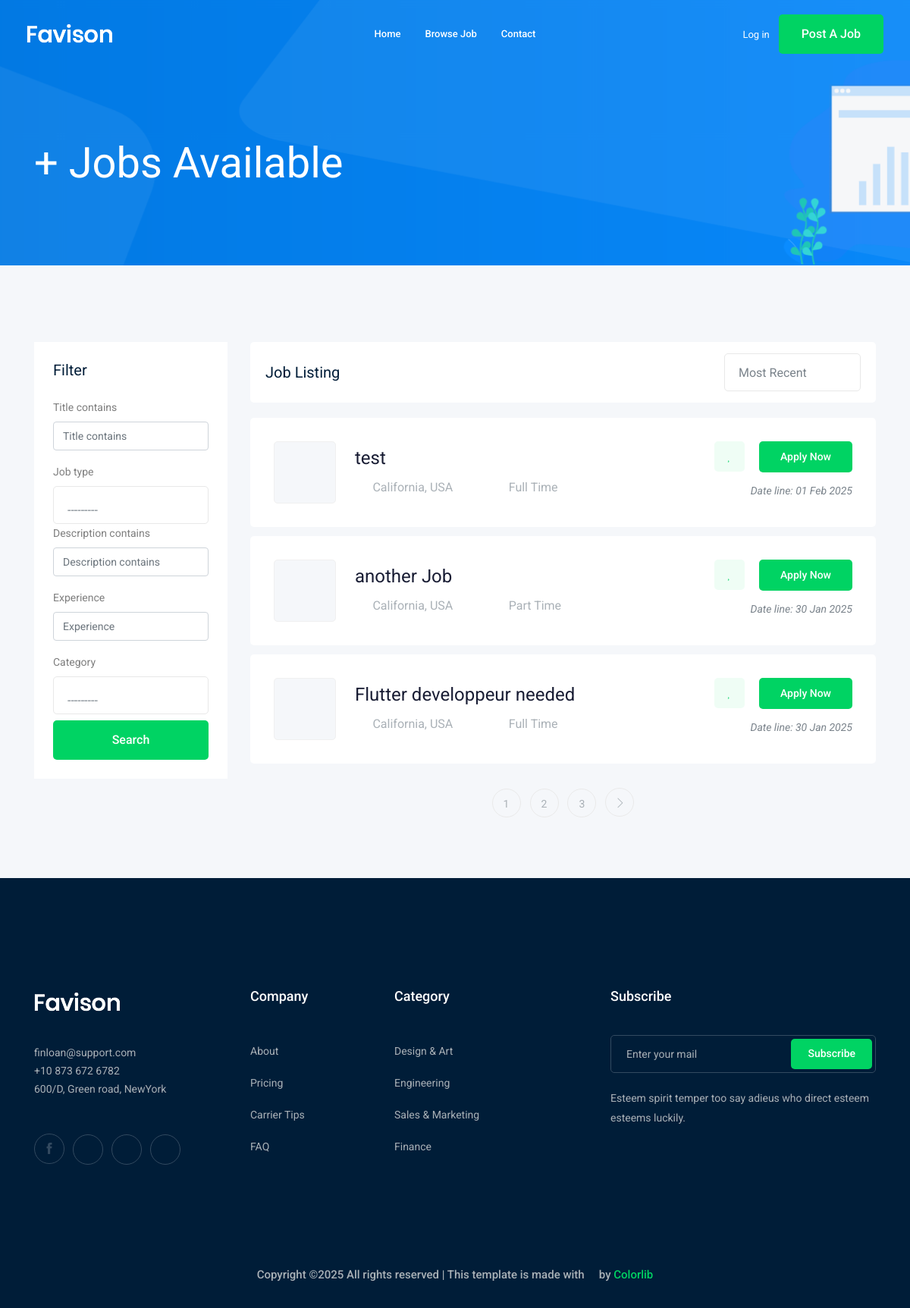
Screenshot of /jobs/ with the database file from the repository.
### job/models.py (models this page shows, shortened)
class Job(models.Model): #table
    owner=models.ForeignKey(User,related_name='Job_owner',on_delete=models.CASCADE)
    title=models.CharField(max_length=100) #column
    job_type=models.CharField(max_length=15,choices=JOB_TYPE)
    description=models.TextField(max_length=1000)
    published_at=models.DateTimeField(auto_now=True)
    vacancy= models.IntegerField(default=1)
    salary=models.IntegerField(default=0)
    experience=models.IntegerField(default=1)
    category=models.ForeignKey('Category',on_delete=models.CASCADE)
    image=models.ImageField(upload_to=image_upload)
    slug=models.SlugField(blank=True, null=True)
    def __str__(self):
        return self.title

### job/views.py (the view)
# urls.py: path('', views.job_list,name="job_list"),
def job_list(request):
    job_list=Job.objects.all()
    myfilter= JobFilter(request.GET,queryset=job_list)
    job_list= myfilter.qs
    paginator = Paginator(job_list,3)
    page_number = request.GET.get("page")
    page_obj = paginator.get_page(page_number)
    context={'jobs':page_obj,'myfilter':myfilter.form} #template name
    return render(request,"job/job_list.html",context)

### job/models.py (called while the page is built)
    def __str__(self):
        return self.name

### job/templates/job/job_list.html (shortened to what this page needs)
{% extends 'base.html' %}
   {% load bootstrap4 %}
    {% block body %}
    <div class="bradcam_area bradcam_bg_1">
        <div class="container">
            <div class="row">
                <div class="col-xl-12">
                    <div class="bradcam_text">
                        <h3>{{jobs.count}}+ Jobs Available</h3>
                    </div>
                </div>
            </div>
        </div>
    </div>
    <div class="job_listing_area plus_padding">
        <div class="container">
            <div class="row">
                <div class="col-lg-3">
                    <div class="job_filter white-bg">
                        <div class="form_inner white-bg">
                            <h3>Filter</h3>
                            <form method="GET">
                               {% bootstrap_form  myfilter %}
                               <input type="submit" value="Search" class="boxed-btn3 w-100 mt-2"/>
                            </form>
                        </div>
                    </div>
                </div>
                <div class="col-lg-9">
                    <div class="recent_joblist_wrap">
                        <div class="recent_joblist white-bg ">
                            <div class="row align-items-center">
                                <div class="col-md-6">
                                    <h4>Job Listing</h4>
                                </div>
                                <div class="col-md-6">
                                    <div class="serch_cat d-flex justify-content-end">
                                    </div>
                                </div>
                            </div>
                        </div>
                    </div>
                    <div class="job_lists m-0">
                        <div class="row">
                            {% for job in jobs %}
                            <div class="col-lg-12 col-md-12">
                                <div class="single_jobs white-bg d-flex justify-content-between">
                                    <div class="jobs_left d-flex align-items-center">
                                        <div class="thumb">
                                        </div>
                                        <div class="jobs_conetent">
                                            <a href="{% url 'jobs:job_detail' job.slug %}"><h4>{{job}}</h4></a>
                                            <div class="links_locat d-flex align-items-center">
                                                <div class="location">
                                                    <p> <i class="fa fa-map-marker"></i> California, USA</p>
                                                </div>
                                                <div class="location">
                                                    <p> <i class="fa fa-clock-o"></i> {{job.job_type}}</p>
                                                </div>
                                            </div>
                                        </div>
                                    </div>
                                    <div class="jobs_right">
                                        <div class="apply_now">
                                            <a class="heart_mark" href="#"> <i class="fa fa-heart"></i> </a>
                                            <a href="{% url 'jobs:job_detail' job.slug %}" class="boxed-btn3">Apply Now</a>
                                        </div>
                                        <div class="date">
                                            <p>Date line: {{job.published_at|date:'d M Y'}}</p>
                                        </div>
                                    </div>
                                </div>
                            </div>
                            {% endfor %}
                        </div>
                        {% if jobs.has_other_pages %}
                        <div class="row">
                            <div class="col-lg-12">
                                <div class="pagination_wrap">
                                    <ul>
                                        {% for i in jobs.paginator.page_range %}
                                        <li><a href="?page={{i}}"><span>{{i}}</span></a></li>
                                        {% endfor %}
                                        {% if jobs.has_next %}
                                        <li><a href="?page={{jobs.next_page_number}}"> <i class="ti-angle-right"></i> </a></li>
                                        {% endif %}
                                    </ul>
                                </div>
                            </div>
                        </div>
                        {% endif %}
                    </div>
                </div>
            </div>
        </div>
    </div>
    {% endblock body %}

### rows the page displays
Job: title "test", job_type "Full Time", published_at "01 Feb 2025"
Job: title "another Job", job_type "Part Time", published_at "30 Jan 2025"
Job: title "Flutter developpeur needed", job_type "Full Time", published_at "30 Jan 2025"

### other values shown
{{ i }} "1" "2" "3"
